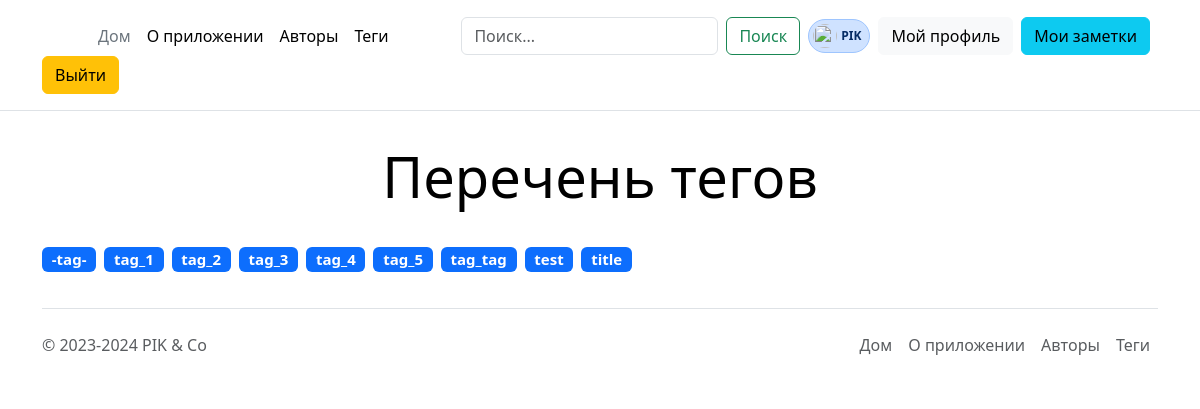
The page /note/tags (signed in) on the database its author committed.
### user/models.py (models this page shows)
class User(AbstractUser):
    phone = models.CharField(max_length=11, null=True, blank=True)
    country = models.CharField(max_length=20, null=True, blank=True)
    class Meta:
        db_table = "users"

### notes/models.py (models this page shows)
class Tag(models.Model):
    name = models.CharField(max_length=50, unique=True)
    objects = models.Manager()  # Он подключается к базе.
    def __str__(self):
        return self.name

### notes/views.py (the view)
# urls.py: path('tags', views.show_tags_view, name='all_tags'),
def show_tags_view(request):
    all_tags = Tag.objects.all().order_by('name')
    context: dict = {
        "tags": all_tags,
    }
    return render(request, "note/tags.html", context)

### notes/templates/note/tags.html (shortened to what this page needs)
{% extends 'base.html' %}
{% block content %}
  <div class='container'>
    <div class="pricing-header p-3 pb-md-4 mx-auto text-center">
      <h1 class="display-4 fw-normal text-body-emphasis">Перечень тегов</h1>
    </div>
    {% if tags|length > 0 %}
      <div class="d-flex align-items-center py-1">
        {% for tag in tags %}
          <h5>
            <a class="nav-link badge text-bg-primary me-2" href="{% url 'tag_notes' tag %}">{{ tag }}</a>
          </h5>
        {% endfor %}
      </div>
    {% else %}
      <p>У нас пока нет тегов. Вы можете определить первый.</p>
    {% endif %}
  </div>
{% endblock %}

### templates/menu.html (shortened to what this page needs)
{% if user.is_authenticated %}
  <header class="p-3 mb-3 border-bottom">
    <div class="container">
      <div class="d-flex flex-wrap align-items-center justify-content-center justify-content-lg-start">
        <a href="/" class="d-flex align-items-center mb-2 mb-lg-0 link-body-emphasis text-decoration-none">
          <svg class="bi me-2" width="40" height="32" role="img" aria-label="Бутстрап"><use xlink:href="#bootstrap"></use></svg>
        </a>
        <ul class="nav col-12 col-lg-auto me-lg-auto mb-2 justify-content-center mb-md-0">
          <li><a href="{% url 'home' %}" class="nav-link px-2 link-secondary">Дом</a></li>
          <li><a href="{% url 'about' %}" class="nav-link px-2 link-body-emphasis">О приложении</a></li>
          <li><a href="{% url 'all_users' %}" class="nav-link px-2 link-body-emphasis">Авторы</a></li>
          <li><a href="{% url 'all_tags' %}" class="nav-link px-2 link-body-emphasis">Теги</a></li>
        </ul>
        <form class="d-flex" role="search" action="{% url 'filter-notes' %}">
          <input name="search" value="{{ search_value_form }}"
                 class="form-control me-2" type="search" placeholder="Поиск..." aria-label="Поиск">
          <button class="btn btn-outline-success me-2" type="submit">Поиск</button>
        </form>
        <div class="d-flex gap-2 justify-content-center me-2">
          <span class="badge d-flex align-items-center p-1 pe-2 text-primary-emphasis bg-primary-subtle border border-primary-subtle rounded-pill">
            <img class="rounded-circle me-1" width="24" height="24" src="https://github.com/mdo.png" alt="">{{ user }}
          </span>
        </div>
        <div class="text-end">
          <a class="btn btn btn-light me-2" href="{% url 'profile-view' %}" role="button">Мой профиль</a>
        </div>
        <div class="text-end">
          <a class="btn btn-info me-2" href="{% url 'your_notes' user %}" role="button">Мои заметки</a>
        </div>
        <form action="{% url 'logout' %}" method="post">
          <button class="btn btn-warning" type="submit">Выйти</button>
        </form>
      </div>
    </div>
  </header>
{% endif %}

### rows shown on the page
User: username "PIK"
Tag: name "-tag-"
Tag: name "tag_1"
Tag: name "tag_2"
Tag: name "tag_3"
Tag: name "tag_4"
Tag: name "tag_5"
Tag: name "tag_tag"
Tag: name "test"
Tag: name "title"
